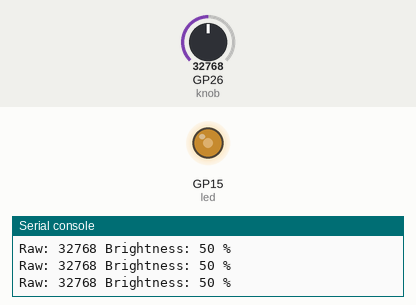
The program below on a simulated Raspberry Pi Pico running MicroPython. Shown: output pins drawn as LEDs (lit = HIGH), the last lines printed to the serial console. Inputs (shaded band) come from the test bench; at power-on: GP26 (knob) = 32768 (analog values on the 0–65535 scale).

Above: at 1.2 s.
1.3 s: GP26 (knob) set to 45874
At 2.5 s:
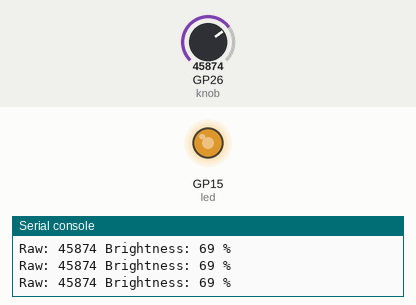
2.8 s: GP26 (knob) set to 57670
At 4.0 s:
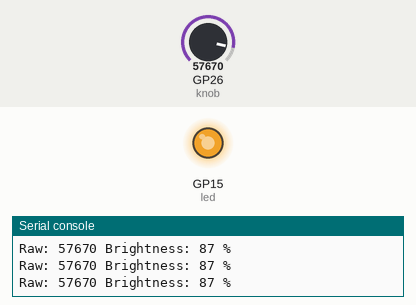
4.3 s: GP26 (knob) set to 7864
At 5.4 s:
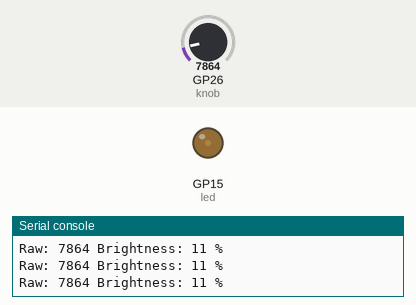
5.8 s: GP26 (knob) set to 0
At 6.8 s:
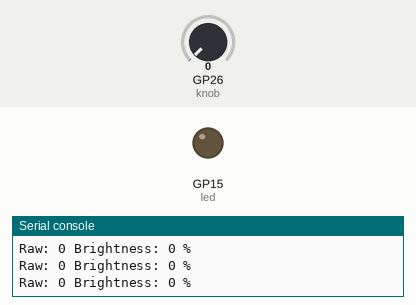
Timing chart, 0 to 8.3 s (numbered marks = the images above; inputs shaded):
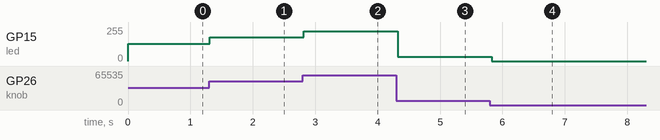

The program:

02_potentiometer_led.py
```python
from machine import ADC, Pin, PWM
from time import sleep_ms

POTENTIOMETER_PIN = 26
LED_PIN = 15

knob = ADC(POTENTIOMETER_PIN)
led = PWM(Pin(LED_PIN))
led.freq(1000)

print("Turn the knob. Stop with Ctrl+C.")

try:
    while True:
        raw_value = knob.read_u16()
        percent = int(raw_value / 65535 * 100)

        led.duty_u16(raw_value)
        print("Raw:", raw_value, "Brightness:", percent, "%")
        sleep_ms(100)
finally:
    led.duty_u16(0)
    led.deinit()
    print("Stopped")
```

Measured:
- after the input at 1.3 s, GP15 (led): 128/255 → 178/255 at once
- after the input at 2.8 s, GP15 (led): 178/255 → 224/255 at once
- after the input at 4.3 s, GP15 (led): 224/255 → 31/255 at once
- after the input at 5.8 s, GP15 (led): 31/255 → 0/255 at once
